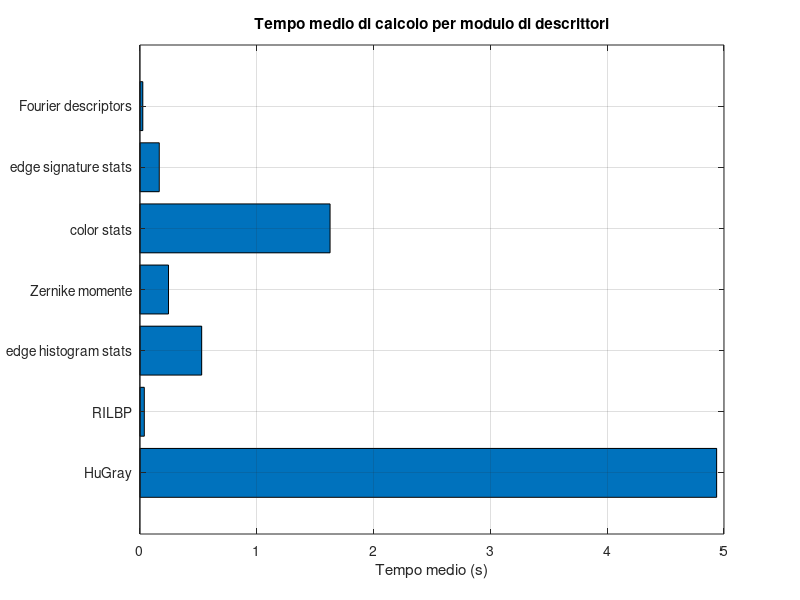

MATLAB code for this plot:
% I seguenti valori sono stati estratti da un analisi
% dell'esecuzione di extract_data tramite profiler matlab
mean_times = [4.937, 0.038, 0.529, 0.245, 1.628, 0.166, 0.025];
figure;
barh(mean_times);  % Uso di barh per barre orizzontali
yticklabels({'HuGray', 'RILBP', 'edge histogram stats', 'Zernike momente', 'color stats', 'edge signature stats', 'Fourier descriptors'});
xlabel('Tempo medio (s)');
title('Tempo medio di calcolo per modulo di descrittori');
grid on;
